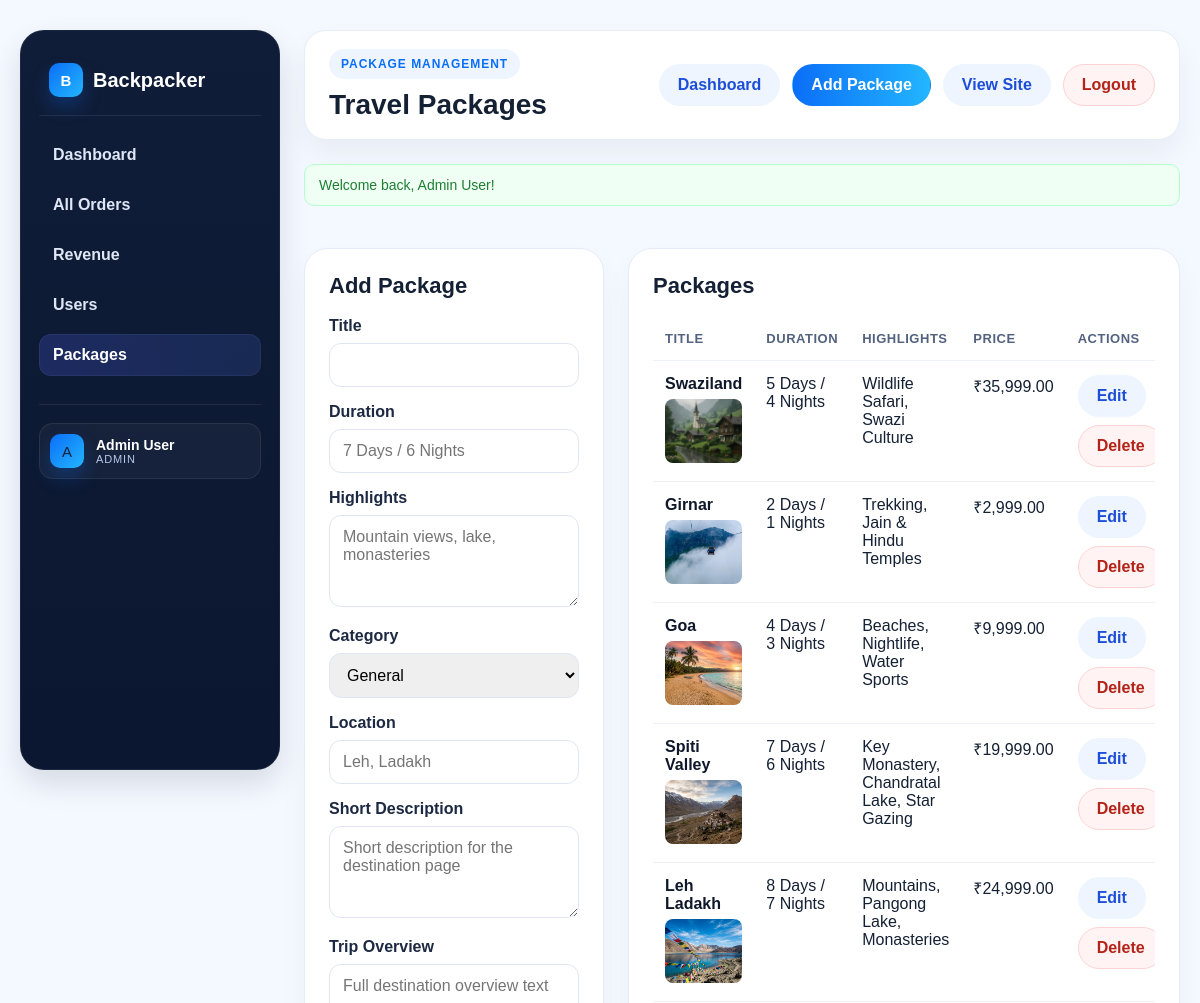
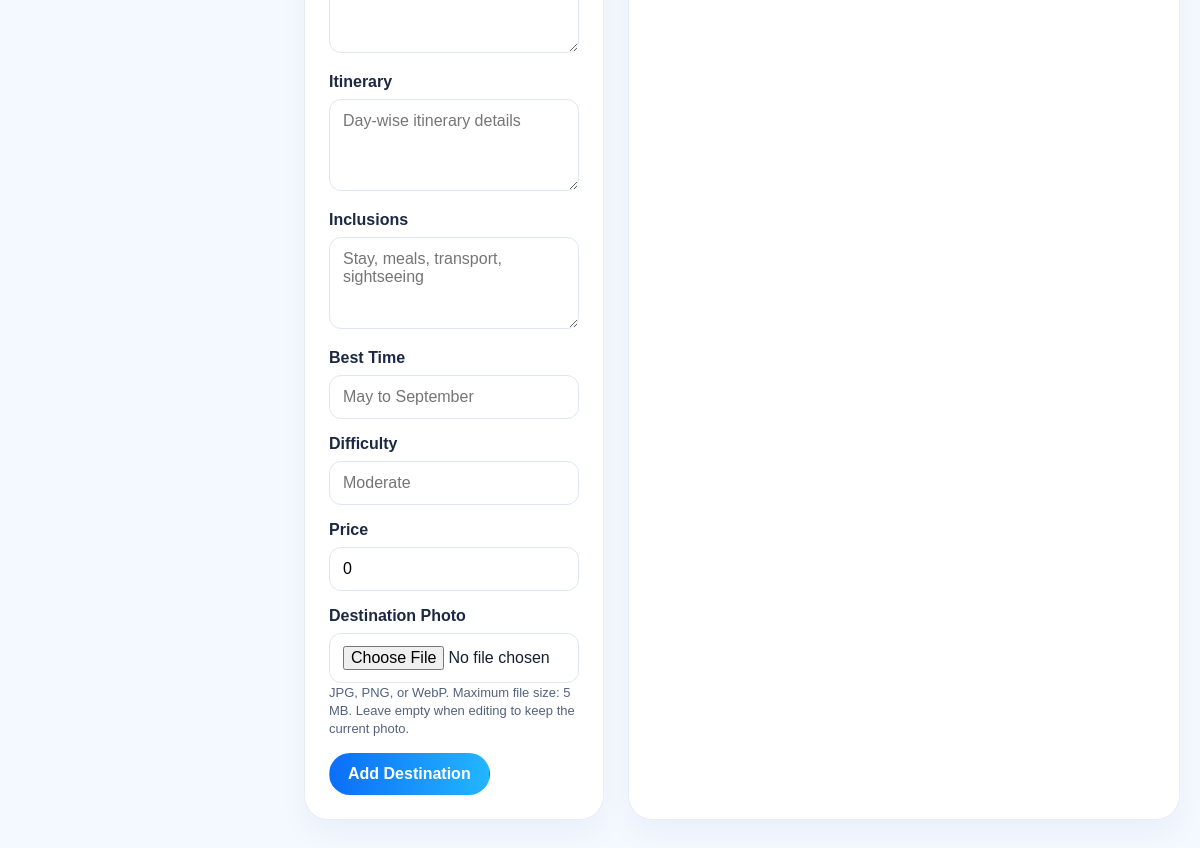
/admin/index.php (signed in), run on the app's committed database (2 pictures, top to bottom).
### tables this page shows
CREATE TABLE IF NOT EXISTS destinations (
    id INT AUTO_INCREMENT PRIMARY KEY,
    title VARCHAR(255) NOT NULL,
    duration VARCHAR(100),
    highlights VARCHAR(255),
    category VARCHAR(100) DEFAULT 'General',
    price DECIMAL(10,2) NOT NULL,
    image_url VARCHAR(255),
    location VARCHAR(255),
    description TEXT,
    overview TEXT,
    itinerary TEXT,
    inclusions TEXT,
    best_time VARCHAR(255),
    difficulty VARCHAR(100),
    hero_image VARCHAR(255)
);

### includes/functions.php (called while the page is built, shortened)
<?php
function clean($value): string
{
    return htmlspecialchars((string) $value, ENT_QUOTES, 'UTF-8');
}
function flash($key, $value = null)
{
    if ($value === null) {
        $message = $_SESSION['flash'][$key] ?? null;
        return $message;
    }
    return $value;
}

### admin/index.php (the view, shortened to what this page needs)
<?php
require_once __DIR__ . '/../includes/functions.php';
require_once __DIR__ . '/../includes/db.php';
$success = flash('success');
$editDestination = null;
$stmt = $pdo->query('SELECT * FROM destinations ORDER BY id DESC');
$destinations = $stmt->fetchAll();
?>
<!DOCTYPE html>
<html lang="en">
  <head>
    <link rel="stylesheet" href="style.css" />
  </head>
  <body>
    <div class="admin-shell">
      <div class="app-shell">
        <aside class="sidebar">
          <div class="sidebar-brand"><span class="brand-mark">B</span>Backpacker</div>
          <nav class="nav-menu" aria-label="Admin navigation">
            <a class="nav-link" href="backpacker_admin_dashboard.php">Dashboard</a>
            <a class="nav-link" href="orders.php">All Orders</a>
            <a class="nav-link" href="revenue.php">Revenue</a>
            <a class="nav-link" href="users.php">Users</a>
            <a class="nav-link active" href="index.php" aria-current="page">Packages</a>
          </nav>
          <div class="sidebar-footer">
            <div class="admin-mini">
              <div class="brand-mark"><?= clean(strtoupper(substr((string) ($_SESSION['user_name'] ?? 'Admin'), 0, 1))) ?></div>
              <div><strong><?= clean($_SESSION['user_name'] ?? 'Admin') ?></strong><span>Admin</span></div>
            </div>
          </div>
        </aside>
        <main class="workspace">
          <header class="workspace-header">
            <div>
              <div class="page-badge">Package management</div>
              <h1>Travel Packages</h1>
            </div>
            <div class="topbar-actions">
              <a href="backpacker_admin_dashboard.php" class="btn-muted">Dashboard</a>
              <a href="#package-form" class="btn">Add Package</a>
              <a href="../index.php" class="btn-muted">View Site</a>
              <a href="../logout.php" class="btn-danger">Logout</a>
            </div>
          </header>
          <?php if ($success): ?>
            <div class="alert-success"><?= clean($success) ?></div>
          <?php endif; ?>
      <div class="grid">
        <aside class="card">
          <h2><?= $editDestination ? 'Edit Package' : 'Add Package' ?></h2>
          <form id="package-form" method="post" action="index.php" enctype="multipart/form-data">
            <div class="field">
              <label for="title">Title</label>
              <input type="text" id="title" name="title" value="<?= clean($editDestination['title'] ?? '') ?>" required />
            </div>
            <div class="field">
              <label for="duration">Duration</label>
              <input type="text" id="duration" name="duration" value="<?= clean($editDestination['duration'] ?? '') ?>" placeholder="7 Days / 6 Nights" />
            </div>
            <div class="field">
              <label for="highlights">Highlights</label>
              <textarea id="highlights" name="highlights" placeholder="Mountain views, lake, monasteries"><?= clean($editDestination['highlights'] ?? '') ?></textarea>
            </div>
            <div class="field">
              <label for="category">Category</label>
              <select id="category" name="category">
                <?php $selectedCategory = clean($editDestination['category'] ?? 'General'); ?>
                <?php foreach (['General', 'Mountain', 'Beach', 'Desert', 'Forest', 'Wildlife', 'Heritage', 'Adventure'] as $cat): ?>
                  <option value="<?= clean($cat) ?>" <?= strtolower($selectedCategory) === strtolower($cat) ? 'selected' : '' ?>><?= clean($cat) ?></option>
                <?php endforeach; ?>
              </select>
            </div>
            <div class="field">
              <label for="location">Location</label>
              <input type="text" id="location" name="location" value="<?= clean($editDestination['location'] ?? '') ?>" placeholder="Leh, Ladakh" />
            </div>
            <div class="field">
              <label for="description">Short Description</label>
              <textarea id="description" name="description" placeholder="Short description for the destination page"><?= clean($editDestination['description'] ?? '') ?></textarea>
            </div>
            <div class="field">
              <label for="overview">Trip Overview</label>
              <textarea id="overview" name="overview" placeholder="Full destination overview text"><?= clean($editDestination['overview'] ?? '') ?></textarea>
            </div>
            <div class="field">
              <label for="itinerary">Itinerary</label>
              <textarea id="itinerary" name="itinerary" placeholder="Day-wise itinerary details"><?= clean($editDestination['itinerary'] ?? '') ?></textarea>
            </div>
            <div class="field">
              <label for="inclusions">Inclusions</label>
              <textarea id="inclusions" name="inclusions" placeholder="Stay, meals, transport, sightseeing"><?= clean($editDestination['inclusions'] ?? '') ?></textarea>
            </div>
            <div class="field">
              <label for="best_time">Best Time</label>
              <input type="text" id="best_time" name="best_time" value="<?= clean($editDestination['best_time'] ?? '') ?>" placeholder="May to September" />
            </div>
            <div class="field">
              <label for="difficulty">Difficulty</label>
              <input type="text" id="difficulty" name="difficulty" value="<?= clean($editDestination['difficulty'] ?? '') ?>" placeholder="Moderate" />
            </div>
            <div class="field">
              <label for="price">Price</label>
              <input type="number" id="price" name="price" step="0.01" min="0" value="<?= clean($editDestination['price'] ?? '0') ?>" required />
            </div>
            <div class="field">
              <label for="destination_photo">Destination Photo</label>
              <input type="file" id="destination_photo" name="destination_photo" accept="image/jpeg,image/png,image/webp" <?= $editDestination ? '' : 'required' ?> />
              <small class="meta">JPG, PNG, or WebP. Maximum file size: 5 MB. Leave empty when editing to keep the current photo.</small>
            </div>
            <button type="submit" class="btn"><?= $editDestination ? 'Update Destination' : 'Add Destination' ?></button>
          </form>
        </aside>
        <section class="card">
          <h2>Packages</h2>
          <div class="table-wrap">
            <table>
              <thead>
                <tr>
                  <th>Title</th>
                  <th>Duration</th>
                  <th>Highlights</th>
                  <th>Price</th>
                  <th>Actions</th>
                </tr>
              </thead>
              <tbody>
                <?php foreach ($destinations as $destination): ?>
                  <tr>
                    <td>
                      <div class="destination-title"><?= clean($destination['title']) ?></div>
                      <?php if (!empty($destination['image_url'])): ?>
                        <img src="../<?= clean($destination['image_url']) ?>" alt="<?= clean($destination['title']) ?>" style="width:100px; height:64px; object-fit:cover; border-radius:8px; margin-top:6px;">
                      <?php endif; ?>
                    </td>
                    <td><?= clean($destination['duration'] ?? '-') ?></td>
                    <td><?= clean($destination['highlights'] ?? '-') ?></td>
                    <td>₹<?= number_format((float) $destination['price'], 2) ?></td>
                    <td>
                      <div class="actions">
                        <a href="index.php?edit=<?= (int) $destination['id'] ?>" class="btn-muted">Edit</a>
                        <form method="post" action="index.php" onsubmit="return confirm('Delete this destination?');" style="display:inline;">
                          <button type="submit" class="btn-danger">Delete</button>
                        </form>
                      </div>
                    </td>
                  </tr>
                <?php endforeach; ?>
              </tbody>
            </table>
          </div>
        </section>
      </div>
        </main>
      </div>
    </div>
  </body>
</html>

### admin/style.css (style rules this page uses)
* { box-sizing: border-box; }
:root { --bg: #edf5ff; --panel: #ffffff; --panel-alt: #f8fbff; --line: #e7edf9; --primary: #0b6ef8; --primary-2: #23b6ff; --text: #142033; --muted: #63728e; --shadow: 0 15px 30px rgba(18, 36, 62, 0.05); }
body { margin: 0; background: linear-gradient(180deg, #edf5ff 0%, #f7f9fc 100%); color: var(--text); font-family: "Poppins", "Segoe UI", Arial, sans-serif; }
a { color: inherit; text-decoration: none; }
img { max-width: 100%; }
button, input, select, textarea { font: inherit; }
.admin-shell { max-width: 1280px; margin: 0 auto; padding: 30px 20px 80px; }
.app-shell { display: grid; grid-template-columns: 260px minmax(0, 1fr); gap: 24px; align-items: start; }
.sidebar { background: linear-gradient(180deg, #101d38 0%, #0b1730 100%); border: 1px solid rgba(255,255,255,0.06); border-radius: 24px; box-shadow: 0 14px 30px rgba(8, 16, 32, 0.12); padding: 20px 18px; position: sticky; top: 20px; min-height: 740px; }
.sidebar-brand { display: flex; align-items: center; gap: 10px; padding: 12px 10px 18px; border-bottom: 1px solid rgba(255,255,255,0.08); margin-bottom: 18px; font-size: 20px; font-weight: 800; color: #fff; }
.brand-mark { width: 34px; height: 34px; border-radius: 10px; display: inline-flex; align-items: center; justify-content: center; background: linear-gradient(135deg, var(--primary), var(--primary-2)); box-shadow: 0 10px 18px rgba(11, 110, 248, 0.25); font-size: 15px; }
.nav-menu { display: flex; flex-direction: column; gap: 8px; margin-top: 12px; }
.nav-link { display: flex; align-items: center; justify-content: space-between; gap: 12px; padding: 12px 14px; border-radius: 12px; color: #dfe7f7; font-weight: 600; transition: 0.2s ease; }
.nav-link:hover, .nav-link.active { background: linear-gradient(90deg, rgba(83, 100, 255, 0.22), rgba(84, 126, 255, 0.15)); color: #fff; box-shadow: inset 0 0 0 1px rgba(155, 175, 255, 0.08); }
.sidebar-footer { margin-top: 28px; padding-top: 18px; border-top: 1px solid rgba(255,255,255,0.08); }
.admin-mini { display: flex; align-items: center; gap: 12px; background: rgba(255,255,255,0.04); border: 1px solid rgba(255,255,255,0.08); border-radius: 14px; padding: 10px 10px; }
.admin-mini strong { display: block; color: #fff; font-size: 14px; }
.admin-mini span { display: block; color: #b9c9eb; font-size: 11px; letter-spacing: 0.08em; text-transform: uppercase; }
.workspace { display: flex; flex-direction: column; gap: 24px; }
.workspace-header { display: flex; align-items: center; justify-content: space-between; gap: 16px; background: var(--panel); border: 1px solid #e7edf9; border-radius: 22px; padding: 18px 24px; box-shadow: var(--shadow); }
.page-badge { display: inline-flex; align-items: center; gap: 8px; background: #eef5ff; color: var(--primary); padding: 8px 12px; border-radius: 999px; font-size: 12px; font-weight: 700; letter-spacing: 0.08em; text-transform: uppercase; }
.workspace-header h1 { margin: 10px 0 0; font-size: 28px; }
.topbar-actions { display: flex; align-items: center; gap: 12px; }
.btn, .btn-muted, .btn-danger { display: inline-flex; align-items: center; justify-content: center; padding: 11px 18px; border-radius: 999px; text-decoration: none; font-weight: 700; border: 1px solid transparent; transition: 0.2s ease; }
.btn { background: linear-gradient(90deg, #0b6ef8, #23b6ff); color: #fff; }
.btn-muted { background: #eef5ff; color: #1d4ed8; }
.btn-danger { background: #fff3f3; border-color: #ffd3d3; color: #b42318; }
.alert-success, .alert-error { padding: 12px 14px; border-radius: 12px; font-size: 14px; }
.alert-success { background: #f3fff7; border: 1px solid #bfead0; color: #16704d; }
.card { background: var(--panel); border: 1px solid #e7edf9; border-radius: 24px; padding: 24px; box-shadow: var(--shadow); }
.card h2 { margin-top: 0; margin-bottom: 18px; font-size: 22px; }
.table-wrap { overflow-x: auto; }
table { width: 100%; border-collapse: collapse; }
th, td { padding: 14px 12px; border-bottom: 1px solid #edf1f7; text-align: left; vertical-align: top; }
th { color: var(--muted); font-size: 13px; text-transform: uppercase; letter-spacing: 0.04em; }
.destination-title { color: #0f172a; font-weight: 700; }
.meta { color: var(--muted); font-size: 13px; }

### data on the page
destinations: title "Swaziland", image_url (picture), duration "5 Days / 4 Nights", highlights "Wildlife Safari, Swazi Culture", price "35,999.00"
destinations: title "Girnar", image_url (picture), duration "2 Days / 1 Nights", highlights "Trekking, Jain & Hindu Temples", price "2,999.00"
destinations: title "Goa", image_url (picture), duration "4 Days / 3 Nights", highlights "Beaches, Nightlife, Water Sports", price "9,999.00"
destinations: title "Spiti Valley", image_url (picture), duration "7 Days / 6 Nights", highlights "Key Monastery, Chandratal Lake, Star Gazing", price "19,999.00"
destinations: title "Leh Ladakh", image_url (picture), duration "8 Days / 7 Nights", highlights "Mountains, Pangong Lake, Monasteries", price "24,999.00"

### other printed values
substr((string) ($_SESSION['user_name'] ?? 'Admin'), 0, 1) "A"
$_SESSION['user_name'] "Admin User"
$success "Welcome back, Admin User!"
form field category "General"
